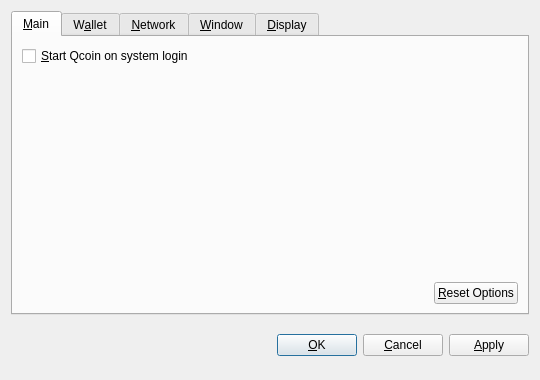
<?xml version="1.0" encoding="UTF-8"?>
<ui version="4.0">
 <class>OptionsDialog</class>
 <widget class="QDialog" name="OptionsDialog">
  <property name="geometry">
   <rect>
    <x>0</x>
    <y>0</y>
    <width>540</width>
    <height>380</height>
   </rect>
  </property>
  <property name="windowTitle">
   <string>Options</string>
  </property>
  <property name="modal">
   <bool>true</bool>
  </property>
  <layout class="QVBoxLayout" name="verticalLayout">
   <item>
    <widget class="QTabWidget" name="tabWidget">
     <property name="tabPosition">
      <enum>QTabWidget::North</enum>
     </property>
     <property name="currentIndex">
      <number>0</number>
     </property>
     <widget class="QWidget" name="tabMain">
      <attribute name="title">
       <string>&amp;Main</string>
      </attribute>
      <layout class="QVBoxLayout" name="verticalLayout_Main">
       <item>
        <widget class="QCheckBox" name="bitcoinAtStartup">
         <property name="toolTip">
          <string>Automatically start Qcoin after logging in to the system.</string>
         </property>
         <property name="text">
          <string>&amp;Start Qcoin on system login</string>
         </property>
        </widget>
       </item>
       <item>
        <spacer name="verticalSpacer_Main">
         <property name="orientation">
          <enum>Qt::Vertical</enum>
         </property>
         <property name="sizeHint" stdset="0">
          <size>
           <width>20</width>
           <height>40</height>
          </size>
         </property>
        </spacer>
       </item>
       <item>
        <layout class="QHBoxLayout" name="horizontalLayout_2_Main">
         <item>
          <spacer name="horizontalSpacer_2_Main">
           <property name="orientation">
            <enum>Qt::Horizontal</enum>
           </property>
           <property name="sizeHint" stdset="0">
            <size>
             <width>40</width>
             <height>20</height>
            </size>
           </property>
          </spacer>
         </item>
         <item>
          <widget class="QPushButton" name="resetButton">
           <property name="toolTip">
            <string>Reset all client options to default.</string>
           </property>
           <property name="text">
            <string>&amp;Reset Options</string>
           </property>
           <property name="autoDefault">
            <bool>false</bool>
           </property>
          </widget>
         </item>
        </layout>
       </item>
      </layout>
     </widget>
     <widget class="QWidget" name="tabWallet">
      <attribute name="title">
       <string>W&amp;allet</string>
      </attribute>
      <layout class="QVBoxLayout" name="verticalLayout_Network">
       <item>
        <widget class="QLabel" name="transactionFeeInfoLabel">
         <property name="text">
          <string>Optional transaction fee per kB that helps make sure your transactions are processed quickly. Most transactions are 1 kB.</string>
         </property>
         <property name="textFormat">
          <enum>Qt::PlainText</enum>
         </property>
         <property name="wordWrap">
          <bool>true</bool>
         </property>
        </widget>
       </item>
       <item>
        <layout class="QHBoxLayout" name="horizontalLayout_1_Main">
         <item>
          <widget class="QLabel" name="transactionFeeLabel">
           <property name="text">
            <string>Pay transaction &amp;fee</string>
           </property>
           <property name="textFormat">
            <enum>Qt::PlainText</enum>
           </property>
           <property name="buddy">
            <cstring>transactionFee</cstring>
           </property>
          </widget>
         </item>
         <item>
          <widget class="BitcoinAmountField" name="transactionFee"/>
         </item>
         <item>
          <spacer name="horizontalSpacer_1_Main">
           <property name="orientation">
            <enum>Qt::Horizontal</enum>
           </property>
           <property name="sizeHint" stdset="0">
            <size>
             <width>40</width>
             <height>20</height>
            </size>
           </property>
          </spacer>
         </item>
        </layout>
       </item>
       <item>
        <widget class="QLabel" name="label">
         <property name="text">
          <string>If you disable the spending of unconfirmed change, the change from a transaction cannot be used until that transaction has at least one confirmation. This also affects how your balance is computed.</string>
         </property>
         <property name="wordWrap">
          <bool>true</bool>
         </property>
        </widget>
       </item>
       <item>
        <widget class="QCheckBox" name="spendZeroConfChange">
         <property name="text">
          <string>Spend unconfirmed change  (experts only)</string>
         </property>
        </widget>
       </item>
       <item>
        <spacer name="verticalSpacer">
         <property name="orientation">
          <enum>Qt::Vertical</enum>
         </property>
         <property name="sizeHint" stdset="0">
          <size>
           <width>20</width>
           <height>40</height>
          </size>
         </property>
        </spacer>
       </item>
      </layout>
     </widget>
     <widget class="QWidget" name="tabNetwork">
      <attribute name="title">
       <string>&amp;Network</string>
      </attribute>
      <layout class="QVBoxLayout" name="verticalLayout_Network">
       <item>
        <widget class="QCheckBox" name="mapPortUpnp">
         <property name="toolTip">
          <string>Automatically open the Qcoin client port on the router. This only works when your router supports UPnP and it is enabled.</string>
         </property>
         <property name="text">
          <string>Map port using &amp;UPnP</string>
         </property>
        </widget>
       </item>
       <item>
        <widget class="QCheckBox" name="connectSocks">
         <property name="toolTip">
          <string>Connect to the Qcoin network through a SOCKS proxy (e.g. when connecting through Tor).</string>
         </property>
         <property name="text">
          <string>&amp;Connect through SOCKS proxy:</string>
         </property>
        </widget>
       </item>
       <item>
        <layout class="QHBoxLayout" name="horizontalLayout_Network">
         <item>
          <widget class="QLabel" name="proxyIpLabel">
           <property name="text">
            <string>Proxy &amp;IP:</string>
           </property>
           <property name="textFormat">
            <enum>Qt::PlainText</enum>
           </property>
           <property name="buddy">
            <cstring>proxyIp</cstring>
           </property>
          </widget>
         </item>
         <item>
          <widget class="QValidatedLineEdit" name="proxyIp">
           <property name="maximumSize">
            <size>
             <width>140</width>
             <height>16777215</height>
            </size>
           </property>
           <property name="toolTip">
            <string>IP address of the proxy (e.g. 127.0.0.1)</string>
           </property>
          </widget>
         </item>
         <item>
          <widget class="QLabel" name="proxyPortLabel">
           <property name="text">
            <string>&amp;Port:</string>
           </property>
           <property name="textFormat">
            <enum>Qt::PlainText</enum>
           </property>
           <property name="buddy">
            <cstring>proxyPort</cstring>
           </property>
          </widget>
         </item>
         <item>
          <widget class="QLineEdit" name="proxyPort">
           <property name="maximumSize">
            <size>
             <width>55</width>
             <height>16777215</height>
            </size>
           </property>
           <property name="toolTip">
            <string>Port of the proxy (e.g. 9050)</string>
           </property>
          </widget>
         </item>
         <item>
          <widget class="QLabel" name="socksVersionLabel">
           <property name="text">
            <string>SOCKS &amp;Version:</string>
           </property>
           <property name="textFormat">
            <enum>Qt::PlainText</enum>
           </property>
           <property name="buddy">
            <cstring>socksVersion</cstring>
           </property>
          </widget>
         </item>
         <item>
          <widget class="QValueComboBox" name="socksVersion">
           <property name="toolTip">
            <string>SOCKS version of the proxy (e.g. 5)</string>
           </property>
          </widget>
         </item>
         <item>
          <spacer name="horizontalSpacer_Network">
           <property name="orientation">
            <enum>Qt::Horizontal</enum>
           </property>
           <property name="sizeHint" stdset="0">
            <size>
             <width>40</width>
             <height>20</height>
            </size>
           </property>
          </spacer>
         </item>
        </layout>
       </item>
       <item>
        <spacer name="verticalSpacer_Network">
         <property name="orientation">
          <enum>Qt::Vertical</enum>
         </property>
         <property name="sizeHint" stdset="0">
          <size>
           <width>20</width>
           <height>40</height>
          </size>
         </property>
        </spacer>
       </item>
      </layout>
     </widget>
     <widget class="QWidget" name="tabWindow">
      <attribute name="title">
       <string>&amp;Window</string>
      </attribute>
      <layout class="QVBoxLayout" name="verticalLayout_Window">
       <item>
        <widget class="QCheckBox" name="minimizeToTray">
         <property name="toolTip">
          <string>Show only a tray icon after minimizing the window.</string>
         </property>
         <property name="text">
          <string>&amp;Minimize to the tray instead of the taskbar</string>
         </property>
        </widget>
       </item>
       <item>
        <widget class="QCheckBox" name="minimizeOnClose">
         <property name="toolTip">
          <string>Minimize instead of exit the application when the window is closed. When this option is enabled, the application will be closed only after selecting Quit in the menu.</string>
         </property>
         <property name="text">
          <string>M&amp;inimize on close</string>
         </property>
        </widget>
       </item>
       <item>
        <spacer name="verticalSpacer_Window">
         <property name="orientation">
          <enum>Qt::Vertical</enum>
         </property>
         <property name="sizeHint" stdset="0">
          <size>
           <width>20</width>
           <height>40</height>
          </size>
         </property>
        </spacer>
       </item>
      </layout>
     </widget>
     <widget class="QWidget" name="tabDisplay">
      <attribute name="title">
       <string>&amp;Display</string>
      </attribute>
      <layout class="QVBoxLayout" name="verticalLayout_Display">
       <item>
        <layout class="QHBoxLayout" name="horizontalLayout_1_Display">
         <item>
          <widget class="QLabel" name="langLabel">
           <property name="text">
            <string>User Interface &amp;language:</string>
           </property>
           <property name="textFormat">
            <enum>Qt::PlainText</enum>
           </property>
           <property name="buddy">
            <cstring>lang</cstring>
           </property>
          </widget>
         </item>
         <item>
          <widget class="QValueComboBox" name="lang">
           <property name="toolTip">
            <string>The user interface language can be set here. This setting will take effect after restarting Qcoin.</string>
           </property>
          </widget>
         </item>
        </layout>
       </item>
       <item>
        <layout class="QHBoxLayout" name="horizontalLayout_2_Display">
         <item>
          <widget class="QLabel" name="unitLabel">
           <property name="text">
            <string>&amp;Unit to show amounts in:</string>
           </property>
           <property name="textFormat">
            <enum>Qt::PlainText</enum>
           </property>
           <property name="buddy">
            <cstring>unit</cstring>
           </property>
          </widget>
         </item>
         <item>
          <widget class="QValueComboBox" name="unit">
           <property name="toolTip">
            <string>Choose the default subdivision unit to show in the interface and when sending coins.</string>
           </property>
          </widget>
         </item>
        </layout>
       </item>
       <item>
        <widget class="QCheckBox" name="displayAddresses">
         <property name="toolTip">
          <string>Whether to show Qcoin addresses in the transaction list or not.</string>
         </property>
         <property name="text">
          <string>&amp;Display addresses in transaction list</string>
         </property>
        </widget>
       </item>
       <item>
        <widget class="QCheckBox" name="coinControlFeatures">
         <property name="toolTip">
          <string>Whether to show coin control features or not.</string>
         </property>
         <property name="text">
          <string>Display coin &amp;control features (experts only!)</string>
         </property>
        </widget>
       </item>
       <item>
        <spacer name="verticalSpacer_Display">
         <property name="orientation">
          <enum>Qt::Vertical</enum>
         </property>
         <property name="sizeHint" stdset="0">
          <size>
           <width>20</width>
           <height>40</height>
          </size>
         </property>
        </spacer>
       </item>
      </layout>
     </widget>
    </widget>
   </item>
   <item>
    <layout class="QHBoxLayout" name="horizontalLayout_Buttons">
     <item>
      <spacer name="horizontalSpacer_1">
       <property name="orientation">
        <enum>Qt::Horizontal</enum>
       </property>
       <property name="sizeHint" stdset="0">
        <size>
         <width>40</width>
         <height>48</height>
        </size>
       </property>
      </spacer>
     </item>
     <item>
      <widget class="QLabel" name="statusLabel">
       <property name="font">
        <font>
         <weight>75</weight>
         <bold>true</bold>
        </font>
       </property>
       <property name="text">
        <string/>
       </property>
       <property name="textFormat">
        <enum>Qt::PlainText</enum>
       </property>
       <property name="wordWrap">
        <bool>true</bool>
       </property>
      </widget>
     </item>
     <item>
      <spacer name="horizontalSpacer_2">
       <property name="orientation">
        <enum>Qt::Horizontal</enum>
       </property>
       <property name="sizeHint" stdset="0">
        <size>
         <width>40</width>
         <height>48</height>
        </size>
       </property>
      </spacer>
     </item>
     <item>
      <widget class="QPushButton" name="okButton">
       <property name="text">
        <string>&amp;OK</string>
       </property>
      </widget>
     </item>
     <item>
      <widget class="QPushButton" name="cancelButton">
       <property name="text">
        <string>&amp;Cancel</string>
       </property>
       <property name="autoDefault">
        <bool>false</bool>
       </property>
      </widget>
     </item>
     <item>
      <widget class="QPushButton" name="applyButton">
       <property name="text">
        <string>&amp;Apply</string>
       </property>
       <property name="autoDefault">
        <bool>false</bool>
       </property>
      </widget>
     </item>
    </layout>
   </item>
  </layout>
 </widget>
 <customwidgets>
  <customwidget>
   <class>BitcoinAmountField</class>
   <extends>QSpinBox</extends>
   <header>bitcoinamountfield.h</header>
  </customwidget>
  <customwidget>
   <class>QValueComboBox</class>
   <extends>QComboBox</extends>
   <header>qvaluecombobox.h</header>
  </customwidget>
  <customwidget>
   <class>QValidatedLineEdit</class>
   <extends>QLineEdit</extends>
   <header>qvalidatedlineedit.h</header>
  </customwidget>
 </customwidgets>
 <resources/>
 <connections/>
</ui>
